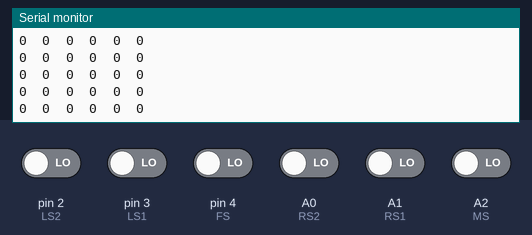
A sketch run on a simulated Arduino Uno, built with avr-gcc and run on an emulated ATmega328P. Shown: the last lines printed to the serial monitor. The test bench sets the inputs (shaded band); at power-on: A0 (RS2), A1 (RS1), A2 (MS), pin 2 (LS2), pin 3 (LS1), pin 4 (FS) LOW.

Above: at 1.2 s.
1.3 s: pin 2 (LS2) driven HIGH
At 1.9 s:
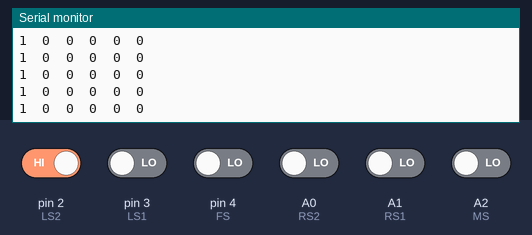
4.3 s: pin 3 (LS1) driven HIGH
At 5.4 s:
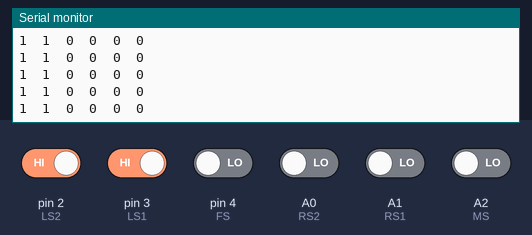
5.8 s: pin 4 (FS) driven HIGH
At 6.5 s:
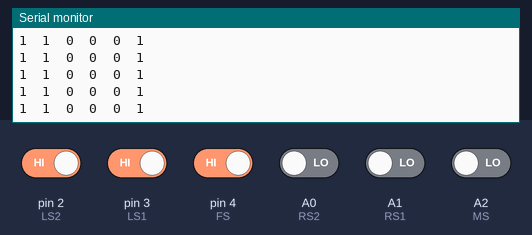
7.3 s: A0 (RS2) driven HIGH
At 8.2 s:
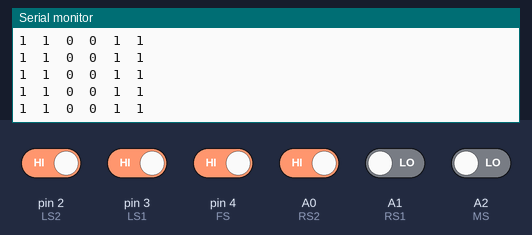
10.3 s: A1 (RS1) driven HIGH
At 10.8 s:
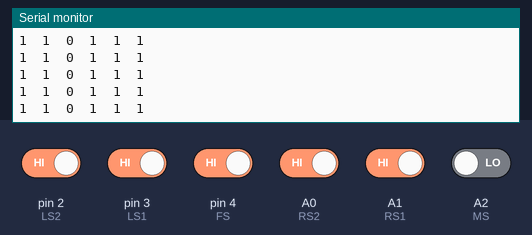
11.8 s: A2 (MS) driven HIGH
At 12.9 s:
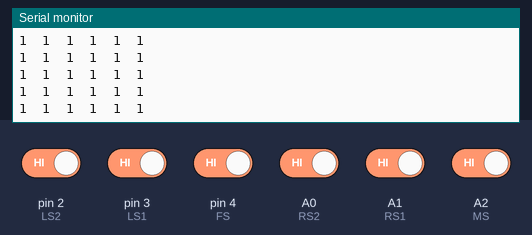

The sketch:

read_sensor.ino
```cpp
int LS1 =3;
int LS2 =2 ;
int RS1 = A1;
int RS2 =A0 ;
int FS = 4;
int MS = A2;

void setup() {
  // put your setup code here, to run once:
  pinMode(LS1, INPUT);
  pinMode(LS2, INPUT);
  pinMode(RS1, INPUT);
  pinMode(RS2, INPUT);
  pinMode(FS, INPUT);
//  pinMode(FLS, INPUT);
  pinMode(MS, INPUT);
  //pinMode(5, INPUT);
  Serial.begin(9600);

}

void loop() {
  Serial.print(digitalRead(LS2));
  Serial.print("\t");
  Serial.print(digitalRead(LS1));
  Serial.print("\t");
  Serial.print(digitalRead(MS));
  Serial.print("\t");
  Serial.print(digitalRead(RS1));
  Serial.print("\t");
  Serial.print(digitalRead(RS2));
  Serial.print("\t");
  Serial.print(digitalRead(FS));
  Serial.print("\t");
//  Serial.print(digitalRead(FLS));


 Serial.print("\n");
  // put your main code here, to run repeatedly:

}
```

Measured:
- after the input at 1.3 s, the serial monitor: prints a new line after 0.08 s (image 1)
- after the input at 4.3 s, the serial monitor: prints a new line after 0.07 s (image 2)
- after the input at 5.8 s, the serial monitor: prints a new line after 0.07 s (image 3)
- after the input at 7.3 s, the serial monitor: prints a new line after 0.07 s (image 4)
- after the input at 10.3 s, the serial monitor: prints a new line after 0.07 s (image 5)
- after the input at 11.8 s, the serial monitor: prints a new line after 0.07 s (image 6)
